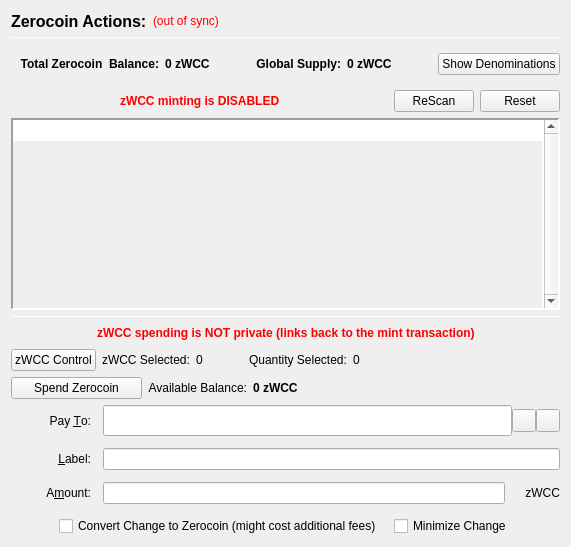
                  <widget class="QFrame" name="verticalFrameLeft">
                   <layout class="QVBoxLayout" name="verticalLayout_2">
                    <item>
                     <layout class="QVBoxLayout" name="verticalLayout_3">
                      <item>
                       <layout class="QHBoxLayout" name="horizontalLayout_3">
                        <item>
                         <widget class="QLabel" name="labelzWCCActions">
                          <property name="font">
                           <font>
                            <pointsize>12</pointsize>
                            <weight>75</weight>
                            <bold>true</bold>
                           </font>
                          </property>
                          <property name="text">
                           <string>Zerocoin Actions:</string>
                          </property>
                          <property name="alignment">
                           <set>Qt::AlignLeading|Qt::AlignLeft|Qt::AlignVCenter</set>
                          </property>
                         </widget>
                        </item>
                        <item>
                         <widget class="QLabel" name="labelzWCCSyncStatus">
                          <property name="toolTip">
                           <string>The displayed information may be out of date. Your wallet automatically synchronizes with the WINCASHCOIN network after a connection is established, but this process has not completed yet.</string>
                          </property>
                          <property name="styleSheet">
                           <string notr="true">QLabel { color: red; }</string>
                          </property>
                          <property name="text">
                           <string notr="true">(out of sync)</string>
                          </property>
                          <property name="alignment">
                           <set>Qt::AlignLeading|Qt::AlignLeft|Qt::AlignVCenter</set>
                          </property>
                         </widget>
                        </item>
                        <item>
                         <spacer name="horizontalSpacer">
                          <property name="orientation">
                           <enum>Qt::Horizontal</enum>
                          </property>
                          <property name="sizeHint" stdset="0">
                           <size>
                            <width>40</width>
                            <height>20</height>
                           </size>
                          </property>
                         </spacer>
                        </item>
                       </layout>
                      </item>
                      <item>
                       <widget class="Line" name="lineUpperLeft">
                        <property name="minimumSize">
                         <size>
                          <width>0</width>
                          <height>1</height>
                         </size>
                        </property>
                        <property name="maximumSize">
                         <size>
                          <width>16777215</width>
                          <height>1</height>
                         </size>
                        </property>
                        <property name="frameShadow">
                         <enum>QFrame::Sunken</enum>
                        </property>
                        <property name="orientation">
                         <enum>Qt::Horizontal</enum>
                        </property>
                       </widget>
                      </item>
                      <item>
                       <widget class="QFrame" name="balanceSupplyFrame">
                        <layout class="QHBoxLayout" name="horizontalLayout_2" stretch="0,0,0,1,0">
                         <property name="rightMargin">
                          <number>0</number>
                         </property>
                         <item>
                          <layout class="QHBoxLayout" name="horizontalLayout_34">
                           <item>
                            <widget class="QLabel" name="labelzAvailableText_3">
                             <property name="font">
                              <font>
                               <weight>75</weight>
                               <bold>true</bold>
                              </font>
                             </property>
                             <property name="toolTip">
                              <string>Total Balance including unconfirmed and immature zWCC</string>
                             </property>
                             <property name="text">
                              <string>Total Zerocoin  Balance:</string>
                             </property>
                             <property name="alignment">
                              <set>Qt::AlignRight|Qt::AlignTrailing|Qt::AlignVCenter</set>
                             </property>
                            </widget>
                           </item>
                           <item>
                            <widget class="QLabel" name="labelzAvailableAmount_4">
                             <property name="minimumSize">
                              <size>
                               <width>40</width>
                               <height>0</height>
                              </size>
                             </property>
                             <property name="font">
                              <font>
                               <weight>75</weight>
                               <bold>true</bold>
                              </font>
                             </property>
                             <property name="toolTip">
                              <string>Total Balance including unconfirmed and immature zWCC</string>
                             </property>
                             <property name="text">
                              <string>0 zWCC</string>
                             </property>
                             <property name="alignment">
                              <set>Qt::AlignLeading|Qt::AlignLeft|Qt::AlignVCenter</set>
                             </property>
                            </widget>
                           </item>
                          </layout>
                         </item>
                         <item>
                          <spacer name="horizontalSpacer_32">
                           <property name="orientation">
                            <enum>Qt::Horizontal</enum>
                           </property>
                           <property name="sizeHint" stdset="0">
                            <size>
                             <width>40</width>
                             <height>20</height>
                            </size>
                           </property>
                          </spacer>
                         </item>
                         <item>
                          <layout class="QHBoxLayout" name="horizontalLayout_35">
                           <item>
                            <widget class="QLabel" name="labelZsupplyText_2">
                             <property name="font">
                              <font>
                               <weight>75</weight>
                               <bold>true</bold>
                              </font>
                             </property>
                             <property name="text">
                              <string>Global Supply:</string>
                             </property>
                             <property name="alignment">
                              <set>Qt::AlignRight|Qt::AlignTrailing|Qt::AlignVCenter</set>
                             </property>
                            </widget>
                           </item>
                           <item>
                            <widget class="QLabel" name="labelZsupplyAmount_2">
                             <property name="font">
                              <font>
                               <weight>75</weight>
                               <bold>true</bold>
                              </font>
                             </property>
                             <property name="text">
                              <string>0 zWCC</string>
                             </property>
                            </widget>
                           </item>
                          </layout>
                         </item>
                         <item>
                          <spacer name="horizontalSpacer_31">
                           <property name="orientation">
                            <enum>Qt::Horizontal</enum>
                           </property>
                           <property name="sizeHint" stdset="0">
                            <size>
                             <width>40</width>
                             <height>20</height>
                            </size>
                           </property>
                          </spacer>
                         </item>
                         <item>
                          <widget class="QPushButton" name="pushButtonShowDenoms">
                           <property name="toolTip">
                            <string>Show zWCC denominations list</string>
                           </property>
                           <property name="text">
                            <string>Show Denominations</string>
                           </property>
                          </widget>
                         </item>
                        </layout>
                       </widget>
                      </item>
                      <item>
                       <layout class="QHBoxLayout" name="horizontalLayout_4">
                        <item>
                         <spacer name="horizontalSpacer_2">
                          <property name="orientation">
                           <enum>Qt::Horizontal</enum>
                          </property>
                          <property name="sizeHint" stdset="0">
                           <size>
                            <width>40</width>
                            <height>20</height>
                           </size>
                          </property>
                         </spacer>
                        </item>
                        <item>
                         <widget class="QLabel" name="label">
                          <property name="styleSheet">
                           <string notr="true">color: red;
font-weight: bold;</string>
                          </property>
                          <property name="text">
                           <string>zWCC minting is DISABLED</string>
                          </property>
                         </widget>
                        </item>
                        <item>
                         <spacer name="horizontalSpacer_3">
                          <property name="orientation">
                           <enum>Qt::Horizontal</enum>
                          </property>
                          <property name="sizeHint" stdset="0">
                           <size>
                            <width>40</width>
                            <height>20</height>
                           </size>
                          </property>
                         </spacer>
                        </item>
                        <item>
                         <widget class="QPushButton" name="pushButtonMintReset">
                          <property name="maximumSize">
                           <size>
                            <width>80</width>
                            <height>16777215</height>
                           </size>
                          </property>
                          <property name="toolTip">
                           <string>Rescan the complete blockchain for  Zerocoin mints and their meta-data.</string>
                          </property>
                          <property name="text">
                           <string>ReScan</string>
                          </property>
                         </widget>
                        </item>
                        <item>
                         <widget class="QPushButton" name="pushButtonSpentReset">
                          <property name="maximumSize">
                           <size>
                            <width>80</width>
                            <height>16777215</height>
                           </size>
                          </property>
                          <property name="toolTip">
                           <string>Reset Zerocoin Wallet DB. Deletes transactions that did not make it into the blockchain.</string>
                          </property>
                          <property name="text">
                           <string>Reset</string>
                          </property>
                         </widget>
                        </item>
                       </layout>
                      </item>
                      <item>
                       <widget class="QPlainTextEdit" name="TEMintStatus">
                        <property name="font">
                         <font>
                          <pointsize>8</pointsize>
                         </font>
                        </property>
                        <property name="toolTip">
                         <string>Status and/or Mesages from the last Mint Action.</string>
                        </property>
                        <property name="frameShape">
                         <enum>QFrame::Panel</enum>
                        </property>
                        <property name="frameShadow">
                         <enum>QFrame::Sunken</enum>
                        </property>
                        <property name="lineWidth">
                         <number>2</number>
                        </property>
                        <property name="midLineWidth">
                         <number>2</number>
                        </property>
                        <property name="verticalScrollBarPolicy">
                         <enum>Qt::ScrollBarAlwaysOn</enum>
                        </property>
                        <property name="horizontalScrollBarPolicy">
                         <enum>Qt::ScrollBarAlwaysOff</enum>
                        </property>
                        <property name="readOnly">
                         <bool>true</bool>
                        </property>
                        <property name="plainText">
                         <string notr="true"/>
                        </property>
                        <property name="backgroundVisible">
                         <bool>true</bool>
                        </property>
                       </widget>
                      </item>
                      <item>
                       <widget class="Line" name="line">
                        <property name="minimumSize">
                         <size>
                          <width>0</width>
                          <height>1</height>
                         </size>
                        </property>
                        <property name="maximumSize">
                         <size>
                          <width>16777215</width>
                          <height>1</height>
                         </size>
                        </property>
                        <property name="orientation">
                         <enum>Qt::Horizontal</enum>
                        </property>
                       </widget>
                      </item>
                      <item>
                       <layout class="QHBoxLayout" name="horizontalLayout_7">
                        <item>
                         <spacer name="horizontalSpacer_18">
                          <property name="orientation">
                           <enum>Qt::Horizontal</enum>
                          </property>
                          <property name="sizeHint" stdset="0">
                           <size>
                            <width>40</width>
                            <height>20</height>
                           </size>
                          </property>
                         </spacer>
                        </item>
                        <item>
                         <widget class="QLabel" name="label_2">
                          <property name="styleSheet">
                           <string notr="true">color: red;
font-weight: bold;</string>
                          </property>
                          <property name="text">
                           <string>zWCC spending is NOT private (links back to the mint transaction)</string>
                          </property>
                         </widget>
                        </item>
                        <item>
                         <spacer name="horizontalSpacer_30">
                          <property name="orientation">
                           <enum>Qt::Horizontal</enum>
                          </property>
                          <property name="sizeHint" stdset="0">
                           <size>
                            <width>40</width>
                            <height>20</height>
                           </size>
                          </property>
                         </spacer>
                        </item>
                       </layout>
                      </item>
                      <item>
                       <layout class="QHBoxLayout" name="horizontalLayout_24">
                        <property name="leftMargin">
                         <number>0</number>
                        </property>
                        <property name="bottomMargin">
                         <number>0</number>
                        </property>
                        <item>
                         <widget class="QPushButton" name="pushButtonZWccControl">
                          <property name="text">
                           <string>zWCC Control</string>
                          </property>
                         </widget>
                        </item>
                        <item>
                         <widget class="QLabel" name="labelzWccSelected">
                          <property name="text">
                           <string>zWCC Selected:</string>
                          </property>
                         </widget>
                        </item>
                        <item>
                         <widget class="QLabel" name="labelzWccSelected_int">
                          <property name="text">
                           <string>0</string>
                          </property>
                         </widget>
                        </item>
                        <item>
                         <spacer name="horizontalSpacer_17">
                          <property name="orientation">
                           <enum>Qt::Horizontal</enum>
                          </property>
                          <property name="sizeType">
                           <enum>QSizePolicy::Fixed</enum>
                          </property>
                          <property name="sizeHint" stdset="0">
                           <size>
                            <width>40</width>
                            <height>20</height>
                           </size>
                          </property>
                         </spacer>
                        </item>
                        <item>
                         <widget class="QLabel" name="labelQuantitySelected">
                          <property name="text">
                           <string>Quantity Selected:</string>
                          </property>
                         </widget>
                        </item>
                        <item>
                         <widget class="QLabel" name="labelQuantitySelected_int">
                          <property name="text">
                           <string>0</string>
                          </property>
                         </widget>
                        </item>
                        <item>
                         <spacer name="horizontalSpacer_19">
                          <property name="orientation">
                           <enum>Qt::Horizontal</enum>
                          </property>
                          <property name="sizeHint" stdset="0">
                           <size>
                            <width>40</width>
                            <height>20</height>
                           </size>
                          </property>
                         </spacer>
                        </item>
                       </layout>
                      </item>
                      <item>
                       <layout class="QHBoxLayout" name="horizontalLayout_6">
                        <item>
                         <widget class="QPushButton" name="pushButtonSpendzWCC">
                          <property name="minimumSize">
                           <size>
                            <width>131</width>
                            <height>0</height>
                           </size>
                          </property>
                          <property name="toolTip">
                           <string>Spend Zerocoin. Without 'Pay To:' address creates payments to yourself.</string>
                          </property>
                          <property name="text">
                           <string>Spend Zerocoin</string>
                          </property>
                         </widget>
                        </item>
                        <item>
                         <widget class="QLabel" name="labelzWCCBalanceText">
                          <property name="toolTip">
                           <string>Available (mature and spendable) zWCC for spending</string>
                          </property>
                          <property name="text">
                           <string>Available Balance:</string>
                          </property>
                          <property name="alignment">
                           <set>Qt::AlignRight|Qt::AlignTrailing|Qt::AlignVCenter</set>
                          </property>
                         </widget>
                        </item>
                        <item>
                         <widget class="QLabel" name="labelzAvailableAmount_2">
                          <property name="font">
                           <font>
                            <weight>75</weight>
                            <bold>true</bold>
                           </font>
                          </property>
                          <property name="toolTip">
                           <string>Available (mature and spendable) zWCC for spending

zWCC are mature when they have more than 20 confirmations AND more than 2 mints of the same denomination after them were minted</string>
                          </property>
                          <property name="text">
                           <string>0 zWCC</string>
                          </property>
                          <property name="alignment">
                           <set>Qt::AlignLeading|Qt::AlignLeft|Qt::AlignVCenter</set>
                          </property>
                         </widget>
                        </item>
                        <item>
                         <spacer name="horizontalSpacer_4">
                          <property name="orientation">
                           <enum>Qt::Horizontal</enum>
                          </property>
                          <property name="sizeHint" stdset="0">
                           <size>
                            <width>40</width>
                            <height>20</height>
                           </size>
                          </property>
                         </spacer>
                        </item>
                       </layout>
                      </item>
                      <item>
                       <layout class="QGridLayout" name="gridLayout_7">
                        <property name="spacing">
                         <number>12</number>
                        </property>
                        <item row="0" column="0">
                         <widget class="QLabel" name="payToLabel">
                          <property name="minimumSize">
                           <size>
                            <width>80</width>
                            <height>0</height>
                           </size>
                          </property>
                          <property name="text">
                           <string>Pay &amp;To:</string>
                          </property>
                          <property name="alignment">
                           <set>Qt::AlignRight|Qt::AlignTrailing|Qt::AlignVCenter</set>
                          </property>
                          <property name="buddy">
                           <cstring>payTo</cstring>
                          </property>
                         </widget>
                        </item>
                        <item row="0" column="1">
                         <layout class="QHBoxLayout" name="payToLayout">
                          <property name="spacing">
                           <number>0</number>
                          </property>
                          <item>
                           <widget class="QValidatedLineEdit" name="payTo">
                            <property name="enabled">
                             <bool>true</bool>
                            </property>
                            <property name="minimumSize">
                             <size>
                              <width>0</width>
                              <height>31</height>
                             </size>
                            </property>
                            <property name="toolTip">
                             <string>The WINCASHCOIN address to send the payment to. Creates local payment to yourself when empty.</string>
                            </property>
                           </widget>
                          </item>
                          <item>
                           <widget class="QToolButton" name="addressBookButton">
                            <property name="toolTip">
                             <string>Choose previously used address</string>
                            </property>
                            <property name="text">
                             <string/>
                            </property>
                            <property name="icon">
                             <iconset resource="../wincashcoin.qrc">
                              <normaloff>:/icons/address-book</normaloff>:/icons/address-book</iconset>
                            </property>
                            <property name="shortcut">
                             <string>Alt+A</string>
                            </property>
                           </widget>
                          </item>
                          <item>
                           <widget class="QToolButton" name="pasteButton">
                            <property name="toolTip">
                             <string>Paste address from clipboard</string>
                            </property>
                            <property name="text">
                             <string/>
                            </property>
                            <property name="icon">
                             <iconset resource="../wincashcoin.qrc">
                              <normaloff>:/icons/editpaste</normaloff>:/icons/editpaste</iconset>
                            </property>
                            <property name="shortcut">
                             <string>Alt+P</string>
                            </property>
                           </widget>
                          </item>
                         </layout>
                        </item>
                        <item row="1" column="0">
                         <widget class="QLabel" name="labelLabel">
                          <property name="minimumSize">
                           <size>
                            <width>80</width>
                            <height>0</height>
                           </size>
                          </property>
                          <property name="text">
                           <string>&amp;Label:</string>
                          </property>
                          <property name="alignment">
                           <set>Qt::AlignRight|Qt::AlignTrailing|Qt::AlignVCenter</set>
                          </property>
                          <property name="buddy">
                           <cstring>addAsLabel</cstring>
                          </property>
                         </widget>
                        </item>
                        <item row="1" column="1">
                         <widget class="QLineEdit" name="addAsLabel">
                          <property name="toolTip">
                           <string>Enter a label for this address to add it to the list of used addresses</string>
                          </property>
                         </widget>
                        </item>
                        <item row="2" column="0">
                         <widget class="QLabel" name="amountLabel">
                          <property name="minimumSize">
                           <size>
                            <width>80</width>
                            <height>0</height>
                           </size>
                          </property>
                          <property name="text">
                           <string>A&amp;mount:</string>
                          </property>
                          <property name="alignment">
                           <set>Qt::AlignRight|Qt::AlignTrailing|Qt::AlignVCenter</set>
                          </property>
                          <property name="buddy">
                           <cstring>zWCCpayAmount</cstring>
                          </property>
                         </widget>
                        </item>
                        <item row="2" column="1">
                         <layout class="QHBoxLayout" name="horizontalLayout_9">
                          <property name="spacing">
                           <number>0</number>
                          </property>
                          <item>
                           <widget class="QLineEdit" name="zWCCpayAmount"/>
                          </item>
                          <item>
                           <widget class="QLabel" name="labelzWCC">
                            <property name="minimumSize">
                             <size>
                              <width>55</width>
                              <height>0</height>
                             </size>
                            </property>
                            <property name="text">
                             <string>zWCC</string>
                            </property>
                            <property name="alignment">
                             <set>Qt::AlignRight|Qt::AlignTrailing|Qt::AlignVCenter</set>
                            </property>
                           </widget>
                          </item>
                         </layout>
                        </item>
                        <item row="3" column="0" colspan="2">
                         <layout class="QHBoxLayout" name="horizontalLayout_10">
                          <item>
                           <spacer name="horizontalSpacer_5">
                            <property name="orientation">
                             <enum>Qt::Horizontal</enum>
                            </property>
                            <property name="sizeHint" stdset="0">
                             <size>
                              <width>40</width>
                              <height>20</height>
                             </size>
                            </property>
                           </spacer>
                          </item>
                          <item>
                           <widget class="QCheckBox" name="checkBoxMintChange">
                            <property name="sizePolicy">
                             <sizepolicy hsizetype="MinimumExpanding" vsizetype="Fixed">
                              <horstretch>0</horstretch>
                              <verstretch>0</verstretch>
                             </sizepolicy>
                            </property>
                            <property name="layoutDirection">
                             <enum>Qt::LeftToRight</enum>
                            </property>
                            <property name="text">
                             <string>Convert Change to Zerocoin (might cost additional fees)</string>
                            </property>
                           </widget>
                          </item>
                          <item>
                           <widget class="QCheckBox" name="checkBoxMinimizeChange">
                            <property name="toolTip">
                             <string>If checked, the wallet tries to minimize the returning change instead of minimizing the number of spent denominations.</string>
                            </property>
                            <property name="text">
                             <string>Minimize Change</string>
                            </property>
                           </widget>
                          </item>
                          <item>
                           <spacer name="horizontalSpacer_6">
                            <property name="orientation">
                             <enum>Qt::Horizontal</enum>
                            </property>
                            <property name="sizeHint" stdset="0">
                             <size>
                              <width>40</width>
                              <height>20</height>
                             </size>
                            </property>
                           </spacer>
                          </item>
                         </layout>
                        </item>
                       </layout>
                      </item>
                     </layout>
                    </item>
                   </layout>
                  </widget>
